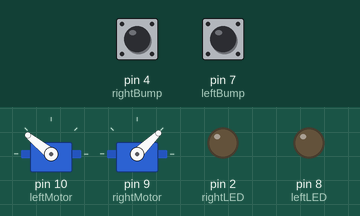
This sketch was run on a simulated Arduino Uno, built with avr-gcc and run on an emulated ATmega328P. On the bench: 2 × servo, output pins drawn as LEDs (lit = HIGH). Inputs (shaded band) come from the test bench; at power-on: pin 4 (rightBump) HIGH, pin 7 (leftBump) HIGH. Random numbers use the default seed unless the sketch sets one.

Above: at 1.3 s.
1.4 s: pin 4 (rightBump) pulled LOW for 0.15 s
At 2.4 s:
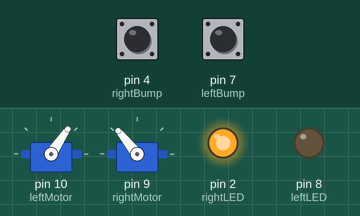
4.5 s: pin 7 (leftBump) pulled LOW for 1 s
At 6.2 s:
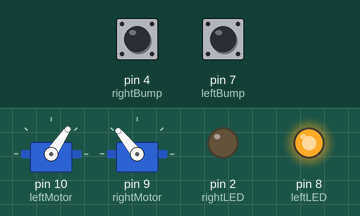
8.5 s: pin 7 (leftBump) pulled LOW for 0.15 s
At 11.4 s:
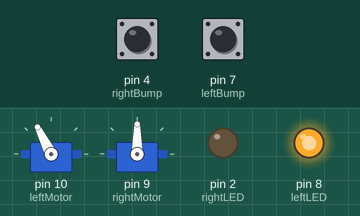
11.6 s: pin 7 (leftBump) pulled LOW for 3.2 s
16.4 s: pin 4 (rightBump) driven LOW and pin 7 (leftBump) driven LOW
At 17.4 s:
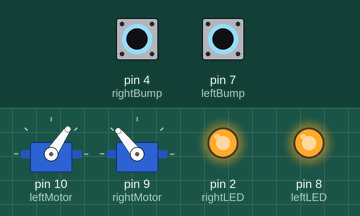
Timing chart, 0 to 32.9 s (numbered marks = the images above; inputs shaded):
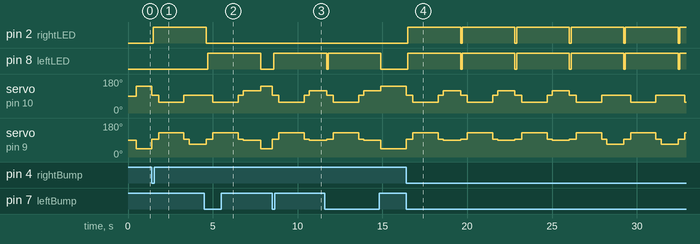

Measured:
- after the input at 1.4 s, pin 2 (rightLED): LOW → HIGH after 0.10 s; servo on pin 10 (leftMotor): 141° → 93° at once, → 56° 0.40 s later, → 93° 1.5 s later, → 95° 0.30 s later; servo on pin 9 (rightMotor): 44° → 93° at once, → 129° 0.40 s later, → 93° 1.5 s later, → 68° 0.30 s later
- after the input at 4.5 s, pin 8 (leftLED): LOW → HIGH after 0.21 s, → LOW 3.1 s later
- after the input at 8.5 s, pin 8 (leftLED): LOW → HIGH after 0.10 s; servo on pin 10 (leftMotor): 141° → 93° at once, → 56° 0.40 s later, → 93° 1.5 s later, → 117° 0.30 s later; servo on pin 9 (rightMotor): 44° → 93° at once, → 129° 0.40 s later, → 93° 1.5 s later, → 90° 0.30 s later
- after the input at 16.4 s, pin 2 (rightLED), pin 8 (leftLED): alternates HIGH for 3.1 s and LOW for 0.10 s, starting after 0.10 s

The sketch:

bumperBot.ino
```cpp
// =======================
//       Bumper Bot
// =======================

// Code for the bumper bot that goes forward until it hits an object,
// then it will back up and choose a new direction.
// Indicator LED will be turned on while the bot is backing up.


#include <Servo.h>

Servo servoLeft;      // Left motor
Servo servoRight;      // Right motor

int rightLED = 2;     // Right LED connect to pin 2
int rightBump = 4;      // Right bumper connect to pin 4
int leftBump = 7;     // Left bumper connect to pin 7
int leftLED = 8;      // Left LED connect to pin 8
int rightMotor = 9;     // Right motor PWM connect to pin 9
int leftMotor = 10;     // Left motor PWM connect to pin 10
int sl = -1, sr = -1;     // Speed counter variable
int d = -1;     // Direction variable
static int flag = 0;    // Flag to void instant movement

//================================
//   some different motor speed
//================================
int ccw_100 = 1000;   // 100% speed counter-clockwise
int ccw_75 = 1125;    // 75% speed counter-clockwise
int ccw_50 = 1250;    // 50% speed counter-clockwise
int ccw_25 = 1375;    // 25% speed counter-clockwise
int ccw_5 = 1475;   // 5% speed counter-clockwise
int mid = 1500;     // Stop (middle position)
int clw_5 = 1525;     // 5% speed clockwise
int clw_25 = 1625;    // 25% speed clockwise
int clw_50 = 1750;    // 50% speed clockwise
int clw_75 = 1875;    // 75% speed clockwise
int clw_100 = 2000;   // Full speed clockwise


void setup()
{
  // Assign digital pins leftBump(8) and rightBump(2) as input
  pinMode(leftBump, INPUT);
  pinMode(rightBump, INPUT);

  // Assign digital pins leftLED(4) and rightLED(7) as output
  pinMode(leftLED, OUTPUT);
  pinMode(rightLED, OUTPUT);

  // Connect digital pins leftMotor(9) and rightMotor(10) with L/R motors
  servoLeft.attach(leftMotor);
  servoRight.attach(rightMotor);
}


// Bot going forward
void go()
{
  // Both motors rotate full speed clockwise
  servoLeft.writeMicroseconds(clw_100);
  servoRight.writeMicroseconds(ccw_100);
}


// Given parameter time t, bot stop for t milisecond(ms)
void freeze(int t)
{
  // Both motors set to mid-point
  servoLeft.writeMicroseconds(mid);
  servoRight.writeMicroseconds(mid);

  // Keep current state for t ms
  delay(t);
}


// Given parameter time t, bot move forward to the left for t milisecond(ms)
void forLeft(int t)
{
  // Left motor rotates 5% speed clockwise
  servoLeft.writeMicroseconds(clw_5);
  // Right motor rotates 50% speed clockwise
  servoRight.writeMicroseconds(ccw_50);

  // Keep current state for t ms
  delay(t);

  sl = clw_5;
  sr = ccw_50;
  // Left motor slowly speeds up to full power while
  // right motor remains full speed for a smooth speed change
  while (sl < clw_100 || sr > ccw_100)
      {
        servoLeft.writeMicroseconds(sl += 10);
        servoRight.writeMicroseconds(sr -= 5);
      }
}


// Given parameter time t, bot move forward to the right for t milisecond(ms)
void forRight(int t)
{
  // Left motor rotates 50% speed clockwise
  servoLeft.writeMicroseconds(clw_50);
  // Right motor rotates 5% speed clockwise
  servoRight.writeMicroseconds(ccw_5);

  // Keep current state for t ms
  delay(t);

  sl = clw_50;
  sr = ccw_5;
  // Right motor slowly speeds up to full power while
  // left motor remains full speed for a smooth speed change
  while (sl < clw_100 || sr > ccw_100)
      {
        servoLeft.writeMicroseconds(sl += 5);
        servoRight.writeMicroseconds(sr -= 10);
      }
}

// Given parameter time t, bot move backward for t milisecond(ms)
void backward(int t)
{
  // Both motors rotate 75% speed counter-clockwise
  servoLeft.writeMicroseconds(ccw_75);
  servoRight.writeMicroseconds(clw_75);

  // Keep current state for t ms
  delay(t);
}


// Main function that loops over and over
void loop()
{
  // Set the bot to wait for 0.5s when it just start
  if (flag == 0)
  {
    delay(500);
    flag++;
  }

  // Initial car movement
  go();

  // It's hardly possible to have two
  // When signal from any bumper were detected
  if (digitalRead(leftBump) == LOW || digitalRead(rightBump) == LOW)
  {
    // Stop and wait for 0.1s then do another signal check
    freeze(100);

    // Bot backup and turn to random direction if bumped on both sides
    if (digitalRead(leftBump) == LOW && digitalRead(rightBump) == LOW)
    {
      // Both LEDs on
      digitalWrite(leftLED, HIGH);
      digitalWrite(rightLED, HIGH);

      //==============
      // Bot respond
      //==============

      // Stop for 300ms
      freeze(300);

      // Backup for 1.5s
      backward(1500);

      // Stop for 300ms
      freeze(300);

      // Generate a random number 0(left) or 1(right)
      d = random(0, 2);

      // Case of turning left
      if (d == 0)
        // Going forward to the left for 1s
        forLeft(1000);

      // Case of turning right
      else if (d == 1)
        // Going forward to the right for 1s
        forRight(1000);


      // Both LEDs off
      digitalWrite(leftLED, LOW);
      digitalWrite(rightLED, LOW);
    }

    // Bot backup and turn right if bumped on the left side
    else if (digitalRead(leftBump) == LOW)
    {
      // Left LED on
      digitalWrite(leftLED, HIGH);

      //==============
      // Bot respond
      //==============

      // Stop for 300ms
      freeze(300);

      // Backup for 1.5s
      backward(1500);

      // Stop for 300ms
      freeze(300);

      // Going forward to the right for 1s
      forRight(1000);

      // Turn off LED
      digitalWrite(leftLED, LOW);
    }


    // Bot backup and turn left if bumped on the right side
    else
    {
      // Right LED on
      digitalWrite(rightLED, HIGH);

      //==============
      // Bot respond
      //==============

      // Stop for 300ms
      freeze(300);

      // Backup for 1.5s
      backward(1500);

      // Stop for 300ms
      freeze(300);

      // Going forward to the left for 1s
      forLeft(1000);

      // Turn off LED
      digitalWrite(rightLED, LOW);
    }
  }
}
```
